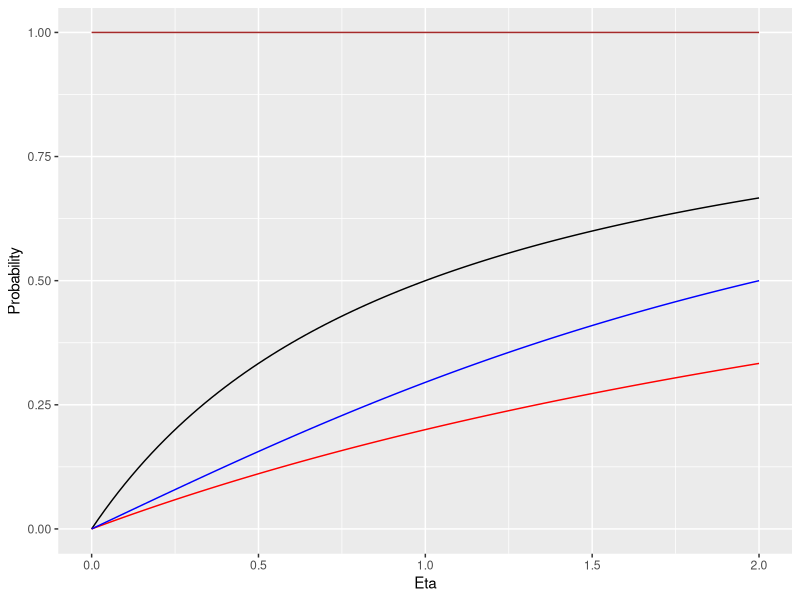
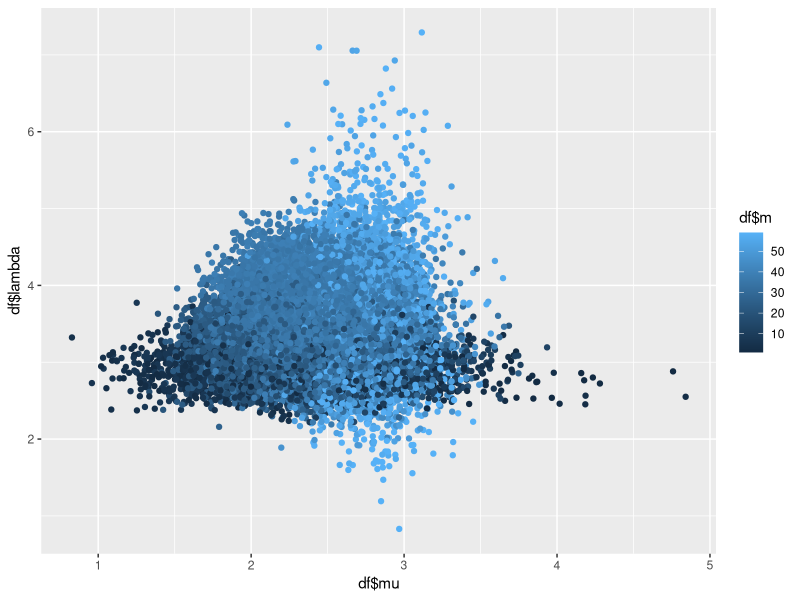
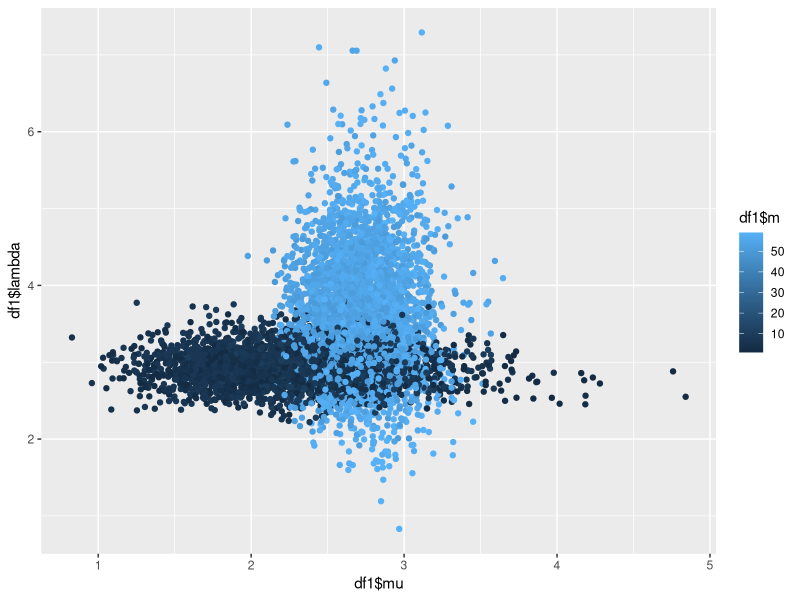
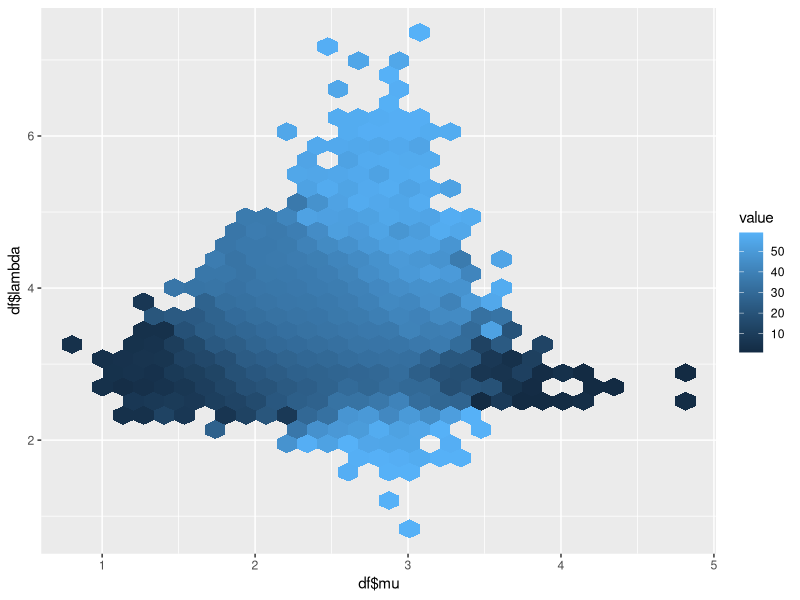
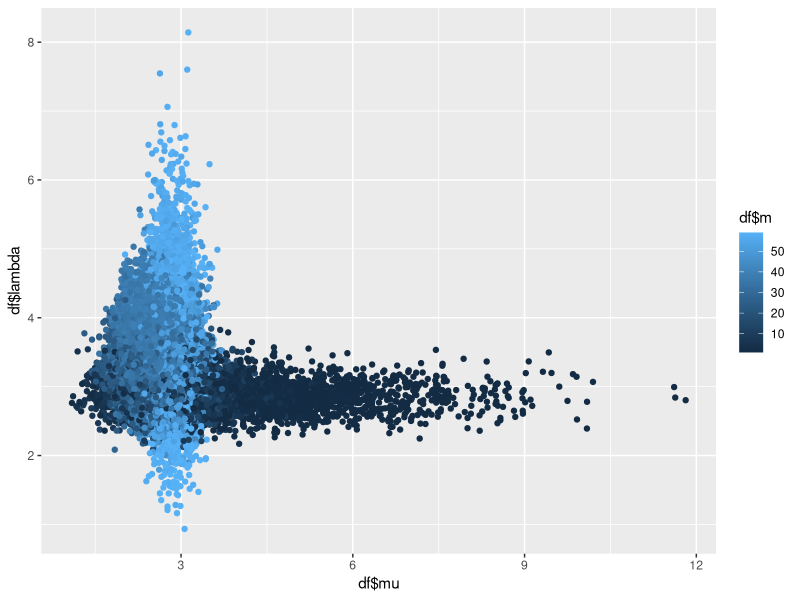
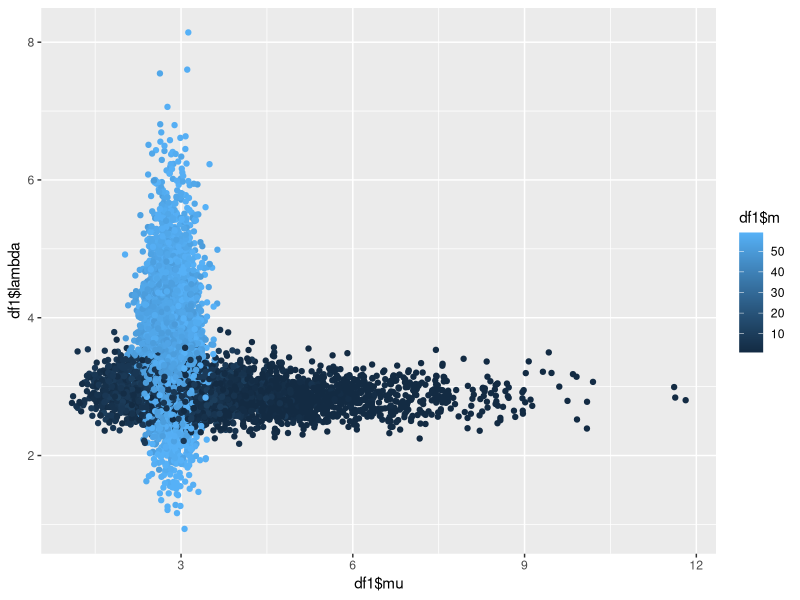
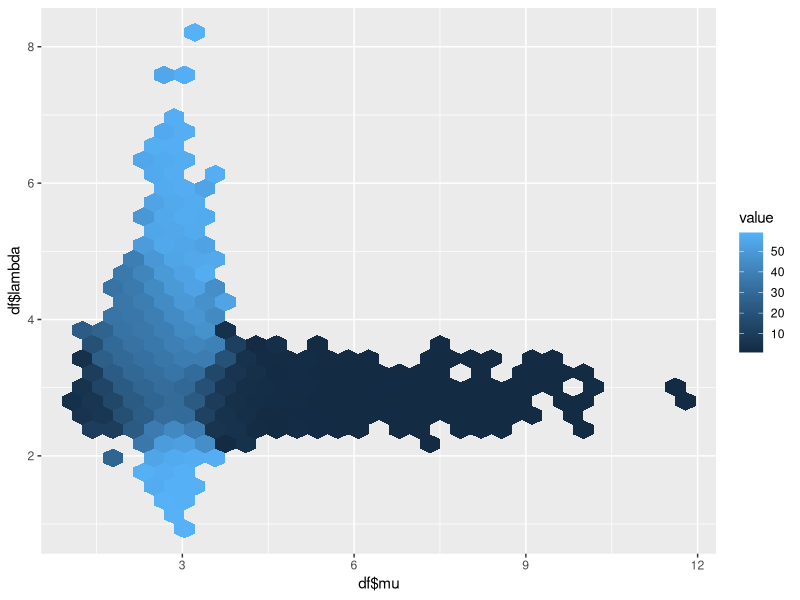
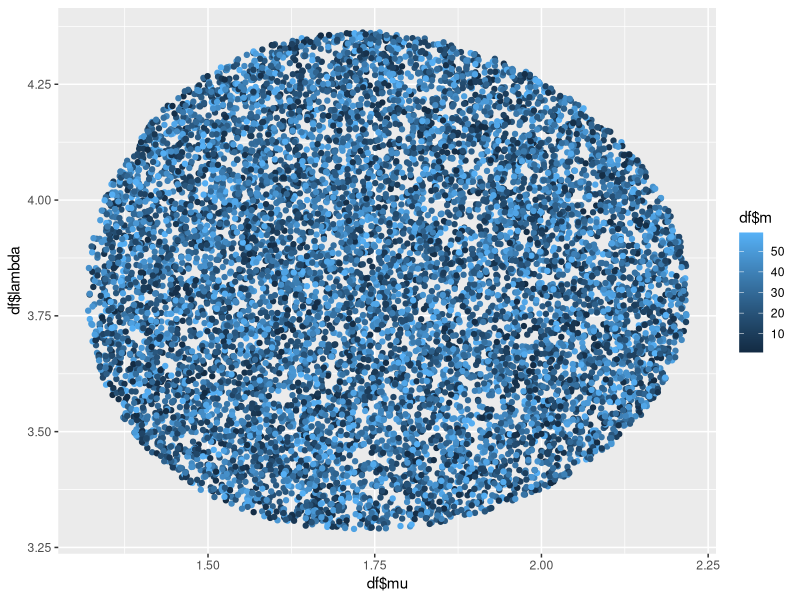

The R script that drew these images, in order:
## ---- chunk 1
knitr::opts_chunk$set(echo = TRUE)

library(readxl)
library(knitr)
library(kableExtra)
library(tidyverse)
options(knitr.table.format = "latex")

coin_info <- read_csv("coin_info.csv")

results <- data.frame(c("A", "B", "C", "D", "E", "F", "G", "H", "I", "J", "K"), 
                      c(77, 55, 51, 37, 33, 40, 80, 78, 64, 46, 25),
                      c(3, 27, 29, 44, 47, 41, 0, 3, 17, 34, 57))
names(results) <- c("Coin", "Face", "Edge")

results <- results %>%
  mutate("Total" <- Face + Edge)

names(results)[4] <- "Total"
## ---- chunk 2
model1 <- function(eta){
  eta/(1+eta)
}

model2 <- function(eta){
  eta/(4+eta)
}

model3 <- function(eta){
  atan(eta/2)/(atan(eta/2) + atan(2/eta))
}

model4 <- function(eta){
  1
}

ggplot(data.frame(x = c(0, 2)), aes(x)) +
  stat_function(fun = model1) +
  stat_function(fun = model2, col = "red") +
  stat_function(fun = model3, col = "blue") +
  labs(x = "Eta", y = "Probability") +
  stat_function(fun = model4, col = "brown") 
## ---- chunk 3
likelihood <- function(model){
  a <- rep(0, 11)
  for(i in 1:11){
    res <- results$Face[i]
    n <-  results$Total[i]
    prob <- model(coin_info$eta[i])
    a[i] <- dbinom(res, n, prob)
  }
  sum(log(a))
}

likelihood(model3)

dt <- data.frame(c("Model 1", "Model 2", "Model 3", "Model 4"), c(likelihood(model1), likelihood(model2), likelihood(model3), likelihood(model4)))

names(dt) <- c("Model", "Inverse Likelihood")

dt %>%
  kable()
## ---- chunk 4
set.seed(497)
n <- 60
m <- 38
mu <- 2
lambda <- 4
y_mu <- rpois(m, lambda = mu)
y_lambda <- rpois(n - m, lambda = lambda)
y <- c(y_mu, y_lambda)
alpha <- 10
beta <- 4
nu <- 8
phi <- 2
it <- 50000
post_samples <- matrix(rep(NA, it * 3), ncol = 3)
colnames(post_samples) <- c("mu", "lambda", "m")
m_j <- 2 # initialize m
for (j in 1:it) {
  # sample mu
  mu_j      <- rgamma(1, alpha + sum(y[1:m_j]), beta + m_j)
  # sample lambda
  lambda_j  <- rgamma(1, nu + sum(y[(m_j+1):n]), phi + (n - m_j))
  # sample m
  m_vec <- rep(NA, n - 1)
  for (k in 1:(n - 1)) {
    m_vec[k] <-  mu_j^(alpha + sum(y[1:k]) - 1) *
      exp(-(beta + k) * mu_j) *
      lambda_j^(nu + sum(y[(k+1):n]) - 1) *
      exp(-(phi + n - k) * lambda_j)
  }
  p <- m_vec/sum(m_vec)
  m_j <- sample(1:(n - 1), size = 1, prob = p)
  # store results
  post_samples[j, "mu"]     <- mu_j
  post_samples[j, "lambda"] <- lambda_j
  post_samples[j, "m"]      <- m_j
}
df <- data.frame(post_samples) %>%
  mutate(index = 1:it)

#Scatterplot
ggplot(df, aes(x = df$mu, y = df$lambda, col = df$m)) +
  geom_point()

#Filtered Scatterplot

df1 <- df %>%
  filter(m <= 10 | m >= 50)

ggplot(df1, aes(x = df1$mu, y = df1$lambda, col = df1$m)) +
  geom_point()

ggplot(df, aes(x = df$mu, y = df$lambda)) +
  stat_summary_hex(aes(z = df$m), fun = "mean")
## ---- chunk 5
#I change the values of alpha and beta on the prior
set.seed(497)
n <- 60
m <- 38
mu <- 2
lambda <- 4
y_mu <- rpois(m, lambda = mu)
y_lambda <- rpois(n - m, lambda = lambda)
y <- c(y_mu, y_lambda)
alpha <- 7
beta <- 1
nu <- 8
phi <- 2
it <- 50000
post_samples <- matrix(rep(NA, it * 3), ncol = 3)
colnames(post_samples) <- c("mu", "lambda", "m")
m_j <- 2 # initialize m
for (j in 1:it) {
  # sample mu
  mu_j      <- rgamma(1, alpha + sum(y[1:m_j]), beta + m_j)
  # sample lambda
  lambda_j  <- rgamma(1, nu + sum(y[(m_j+1):n]), phi + (n - m_j))
  # sample m
  m_vec <- rep(NA, n - 1)
  for (k in 1:(n - 1)) {
    m_vec[k] <-  mu_j^(alpha + sum(y[1:k]) - 1) *
      exp(-(beta + k) * mu_j) *
      lambda_j^(nu + sum(y[(k+1):n]) - 1) *
      exp(-(phi + n - k) * lambda_j)
  }
  p <- m_vec/sum(m_vec)
  m_j <- sample(1:(n - 1), size = 1, prob = p)
  # store results
  post_samples[j, "mu"]     <- mu_j
  post_samples[j, "lambda"] <- lambda_j
  post_samples[j, "m"]      <- m_j
}
df <- data.frame(post_samples) %>%
  mutate(index = 1:it)

#Scatterplot
ggplot(df, aes(x = df$mu, y = df$lambda, col = df$m)) +
  geom_point()

#Filtered Scatterplot

df1 <- df %>%
  filter(m <= 10 | m >= 50)

ggplot(df1, aes(x = df1$mu, y = df1$lambda, col = df1$m)) +
  geom_point()

ggplot(df, aes(x = df$mu, y = df$lambda)) +
  stat_summary_hex(aes(z = df$m), fun = "mean")
## ---- chunk 6
#Creating the Joint Posterior Function
n <- 60
alpha <- 10
beta <- 4
fi <- 8
ni <- 2

joint_post <- function(lambda, mu, m, y_l, y_mu){
  a <- prod((mu^y_mu * exp(-mu) )/factorial(y_mu))
  b <- prod((lambda^y_l * exp(-lambda) )/factorial(y_l))
  c <- dgamma(mu, alpha, rate = beta)
  d <- dgamma(lambda, fi, rate = ni)
  a*b*c*d
}

#Testing whether it works
x <- rpois(38, 4) 
y <- rpois(22, 2)
joint_post(4, 2, 38, x, y)
## ---- chunk 7
sample <- function(n){
  lambda <- runif(n, 0, 7)
  mu <- runif(n, 0, 7)
  m <- runif(n, 1, 59)
  prob <- rep(0, n)
  for(i in 1:n){
    prob[i] <- 1/49*58
  }
  df <- data.frame(lambda, mu, m, prob)
  df
}

data <- sample(1000000)

joint_post_prob <- rep(0, 1000000)
for(i in 1:1000000){
joint_post_prob[i] <- joint_post(data$lambda[i], data$mu[i], data$m[i], x, y)
}


keep <- (joint_post_prob/max(joint_post_prob))/data$prob > runif(1) 

data$keep <- keep
keep

df <- data %>%
  filter(keep == "TRUE") %>%
  slice(-(1:5000))



#Scatterplot
ggplot(df, aes(x = df$mu, y = df$lambda, col = df$m)) +
  geom_point()

#Filtered Scatterplot

df1 <- df %>%
  filter(m <= 10 | m >= 50)

ggplot(df1, aes(x = df1$mu, y = df1$lambda, col = df1$m)) +
  geom_point()

ggplot(df, aes(x = df$mu, y = df$lambda)) +
  stat_summary_hex(aes(z = df$m), fun = "mean")
